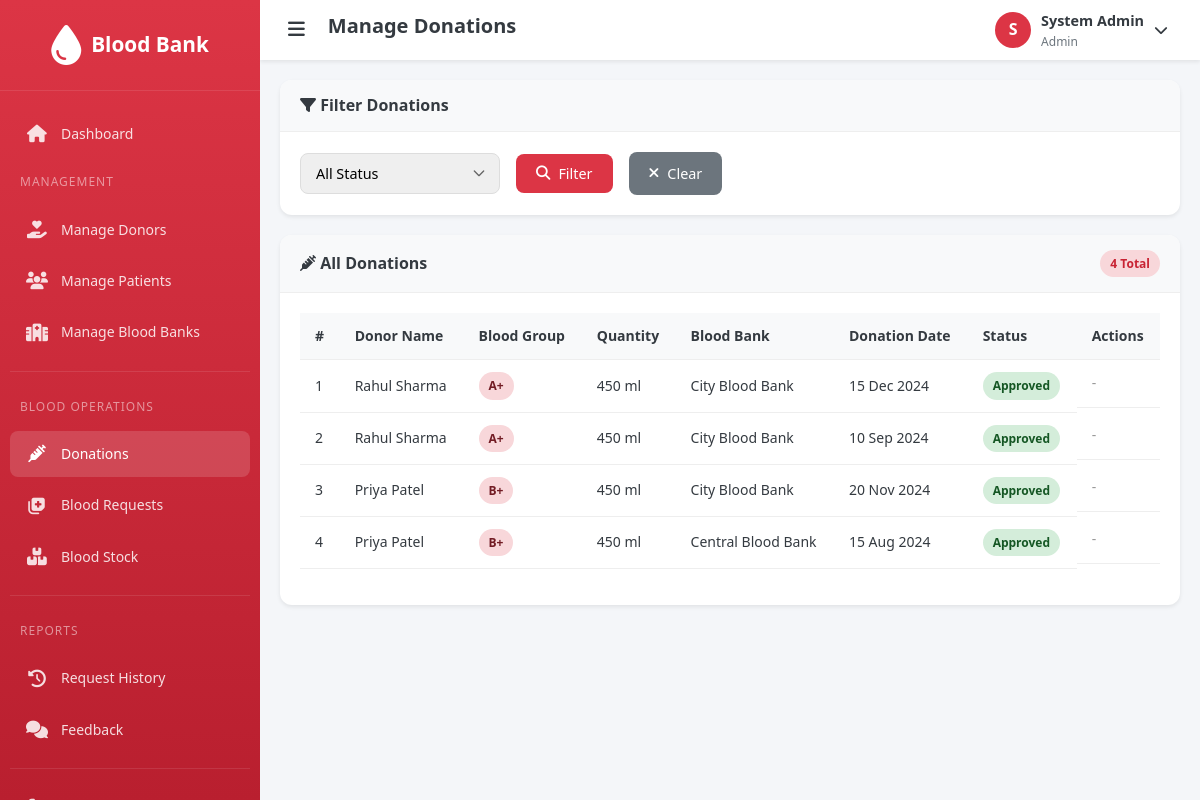
Screenshot of /admin/donations.php (signed in) with the database file from the repository.
### tables this page shows
CREATE TABLE donation (
    id INT PRIMARY KEY AUTO_INCREMENT,
    donor_id INT NOT NULL,
    blood_bank_id INT,
    blood_group_id INT NOT NULL,
    quantity_ml INT NOT NULL DEFAULT 450,
    donation_date DATE NOT NULL,
    notes TEXT,
    status ENUM('pending', 'approved', 'rejected') DEFAULT 'pending',
    remarks TEXT,
    created_at TIMESTAMP DEFAULT CURRENT_TIMESTAMP,
    FOREIGN KEY (donor_id) REFERENCES donor(id) ON DELETE CASCADE,
    FOREIGN KEY (blood_bank_id) REFERENCES blood_bank(id) ON DELETE SET NULL,
    FOREIGN KEY (blood_group_id) REFERENCES blood_group(id) ON DELETE CASCADE
);

CREATE TABLE users (
    id INT PRIMARY KEY AUTO_INCREMENT,
    name VARCHAR(100) NOT NULL,
    email VARCHAR(100) UNIQUE NOT NULL,
    password VARCHAR(255) NOT NULL,
    phone VARCHAR(15),
    role ENUM('admin', 'bloodbank', 'donor', 'patient') NOT NULL,
    status ENUM('active', 'inactive', 'pending') DEFAULT 'active',
    created_at TIMESTAMP DEFAULT CURRENT_TIMESTAMP
);

CREATE TABLE blood_group (
    id INT PRIMARY KEY AUTO_INCREMENT,
    group_name VARCHAR(10) NOT NULL UNIQUE
);

CREATE TABLE blood_bank (
    id INT PRIMARY KEY AUTO_INCREMENT,
    user_id INT,
    name VARCHAR(150) NOT NULL,
    address VARCHAR(255),
    state_id INT,
    city_id INT,
    location_id INT,
    phone VARCHAR(15),
    email VARCHAR(100),
    status ENUM('active', 'inactive') DEFAULT 'active',
    created_at TIMESTAMP DEFAULT CURRENT_TIMESTAMP,
    FOREIGN KEY (user_id) REFERENCES users(id) ON DELETE SET NULL,
    FOREIGN KEY (state_id) REFERENCES state(id) ON DELETE SET NULL,
    FOREIGN KEY (city_id) REFERENCES city(id) ON DELETE SET NULL,
    FOREIGN KEY (location_id) REFERENCES location(id) ON DELETE SET NULL
);

### config/functions.php (called while the page is built, shortened)
<?php
function formatDate($date) {
    return date('d M Y', strtotime($date));
}
function getStatusBadge($status) {
    switch (strtolower($status)) {
        case 'approved':
        case 'active':
            return 'badge-success';
    }
}
?>

### admin/donations.php (the view, shortened to what this page needs)
<?php
require_once '../includes/header.php';
$donationsQuery = "SELECT d.*, dn.user_id, u.name as donor_name, bg.group_name, bb.name as blood_bank_name
                   FROM donation d
                   JOIN donor dn ON d.donor_id = dn.id
                   JOIN users u ON dn.user_id = u.id
                   JOIN blood_group bg ON d.blood_group_id = bg.id
                   LEFT JOIN blood_bank bb ON d.blood_bank_id = bb.id";
$donationsQuery .= " ORDER BY d.created_at DESC";
$donations = mysqli_fetch_all(mysqli_query($conn, $donationsQuery), MYSQLI_ASSOC);
require_once '../includes/admin_sidebar.php';
?>
<div class="card">
    <div class="card-header">
        <h3><i class="fas fa-filter"></i> Filter Donations</h3>
    </div>
    <div class="card-body">
        <form method="GET" action="" class="d-flex gap-2 align-items-center flex-wrap">
            <div class="form-group mb-0" style="min-width: 200px;">
                <select name="status" class="form-control">
                    <option value="">All Status</option>
                </select>
            </div>
            <button type="submit" class="btn btn-primary">
                <i class="fas fa-search"></i> Filter
            </button>
            <a href="donations.php" class="btn btn-secondary">
                <i class="fas fa-times"></i> Clear
            </a>
        </form>
    </div>
</div>
<div class="card">
    <div class="card-header">
        <h3><i class="fas fa-syringe"></i> All Donations</h3>
        <span class="badge badge-primary"><?php echo count($donations); ?> Total</span>
    </div>
    <div class="card-body">
        <?php if (count($donations) > 0): ?>
            <div class="table-responsive">
                <table class="table">
                    <thead>
                        <tr>
                            <th>#</th>
                            <th>Donor Name</th>
                            <th>Blood Group</th>
                            <th>Quantity</th>
                            <th>Blood Bank</th>
                            <th>Donation Date</th>
                            <th>Status</th>
                            <th>Actions</th>
                        </tr>
                    </thead>
                    <tbody>
                        <?php foreach ($donations as $index => $donation): ?>
                            <tr>
                                <td><?php echo $index + 1; ?></td>
                                <td><?php echo htmlspecialchars($donation['donor_name']); ?></td>
                                <td><span class="badge badge-danger"><?php echo $donation['group_name']; ?></span></td>
                                <td><?php echo $donation['quantity_ml']; ?> ml</td>
                                <td><?php echo htmlspecialchars($donation['blood_bank_name'] ?? 'N/A'); ?></td>
                                <td><?php echo formatDate($donation['donation_date']); ?></td>
                                <td><span class="badge <?php echo getStatusBadge($donation['status']); ?>"><?php echo ucfirst($donation['status']); ?></span></td>
                                <td class="action-btns">
                                    <?php if ($donation['status'] === 'pending'): ?>
                                        <a href="donations.php?action=approve&id=<?php echo $donation['id']; ?>"
                                           class="btn btn-sm btn-success" title="Approve">
                                            <i class="fas fa-check"></i>
                                        </a>
                                        <a href="donations.php?action=reject&id=<?php echo $donation['id']; ?>"
                                           class="btn btn-sm btn-danger" title="Reject">
                                            <i class="fas fa-times"></i>
                                        </a>
                                    <?php else: ?>
                                        <span class="text-muted">-</span>
                                    <?php endif; ?>
                                </td>
                            </tr>
                        <?php endforeach; ?>
                    </tbody>
                </table>
            </div>
        <?php endif; ?>
    </div>
</div>
    </div>
</main>
<?php require_once '../includes/footer.php'; ?>

### assets/css/style.css (style rules this page uses)
:root { --primary-color: #dc3545; --primary-dark: #c82333; --primary-light: #f8d7da; --secondary-color: #6c757d; --success-color: #28a745; --warning-color: #ffc107; --danger-color: #dc3545; --info-color: #17a2b8; --light-color: #f8f9fa; --dark-color: #343a40; --white: #ffffff; --black: #000000; --sidebar-width: 260px; --header-height: 60px; --shadow-sm: 0 2px 4px rgba(0, 0, 0, 0.08); --shadow-md: 0 4px 12px rgba(0, 0, 0, 0.12); --shadow-lg: 0 8px 24px rgba(0, 0, 0, 0.16); --border-radius: 8px; --border-radius-lg: 12px; --transition: all 0.3s ease; --font-family: "Segoe UI", Tahoma, Geneva, Verdana, sans-serif; }
* { margin: 0; padding: 0; box-sizing: border-box; }
html { scroll-behavior: smooth; }
body { font-family: var(--font-family); font-size: 14px; line-height: 1.6; color: var(--dark-color); background-color: #f4f6f9; min-height: 100vh; }
a { text-decoration: none; color: var(--primary-color); transition: var(--transition); }
h1, h2, h3, h4, h5, h6 { font-weight: 600; line-height: 1.3; margin-bottom: 0.5rem; }
h3 { font-size: 1.5rem; }
.card { background: var(--white); border-radius: var(--border-radius-lg); box-shadow: var(--shadow-sm); margin-bottom: 20px; overflow: hidden; }
.card-header { padding: 15px 20px; border-bottom: 1px solid #eee; display: flex; align-items: center; justify-content: space-between; background: var(--light-color); }
.card-header h3 { font-size: 1rem; margin: 0; }
.card-body { padding: 20px; }
.table-responsive { overflow-x: auto; }
.table { width: 100%; border-collapse: collapse; margin-bottom: 1rem; }
.table th, .table td { padding: 12px 15px; text-align: left; border-bottom: 1px solid #eee; }
.table th { background: var(--light-color); font-weight: 600; color: var(--dark-color); white-space: nowrap; }
.table .action-btns { display: flex; gap: 5px; }
.form-group { margin-bottom: 1rem; }
.form-control { width: 100%; padding: 10px 15px; font-size: 0.9rem; border: 1px solid #ddd; border-radius: var(--border-radius); transition: var(--transition); font-family: inherit; }
.form-control::placeholder { color: #aaa; }
select.form-control { cursor: pointer; appearance: none; background-repeat: no-repeat; background-position: right 12px center; background-size: 16px; padding-right: 40px; }
.btn { display: inline-flex; align-items: center; justify-content: center; gap: 8px; padding: 10px 20px; font-size: 0.9rem; font-weight: 500; border: none; border-radius: var(--border-radius); cursor: pointer; transition: var(--transition); font-family: inherit; text-align: center; }
.btn-primary { background: var(--primary-color); color: var(--white); }
.btn-secondary { background: var(--secondary-color); color: var(--white); }
.badge { display: inline-flex; align-items: center; padding: 4px 10px; font-size: 0.75rem; font-weight: 600; border-radius: 20px; text-transform: capitalize; }
.badge-primary { background: var(--primary-light); color: var(--primary-dark); }
.badge-success { background: #d4edda; color: #155724; }
.badge-danger { background: #f8d7da; color: #721c24; }
.text-muted { color: #999; }
.mb-0 { margin-bottom: 0; }
.d-flex { display: flex; }
.flex-wrap { flex-wrap: wrap; }
.align-items-center { align-items: center; }
.gap-2 { gap: 1rem; }

### rows the page displays
donation: users.name "Rahul Sharma", blood_group.group_name "A+", quantity_ml "450", blood_bank.name "City Blood Bank", donation_date "15 Dec 2024", status "Approved"
donation: users.name "Rahul Sharma", blood_group.group_name "A+", quantity_ml "450", blood_bank.name "City Blood Bank", donation_date "10 Sep 2024", status "Approved"
donation: users.name "Priya Patel", blood_group.group_name "B+", quantity_ml "450", blood_bank.name "City Blood Bank", donation_date "20 Nov 2024", status "Approved"
donation: users.name "Priya Patel", blood_group.group_name "B+", quantity_ml "450", blood_bank.name "Central Blood Bank", donation_date "15 Aug 2024", status "Approved"

### other values shown
$pageTitle "Manage Donations"
$userInitial "S"
getUserName() "System Admin"
getUserRole() "Admin"
count($donations) "4"
